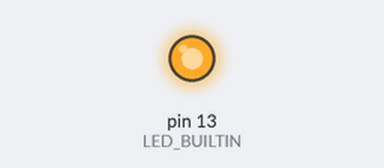
The sketch below on a simulated Arduino Uno, built with avr-gcc and run on an emulated ATmega328P. Parts: output pins drawn as LEDs (lit = HIGH).

Above: at 1.5 s.
At 42.2 s:
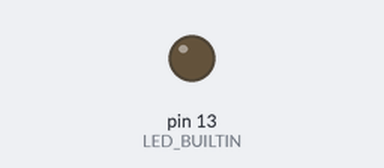
Timing chart, 0 to 43.6 s (numbered marks = the images above):
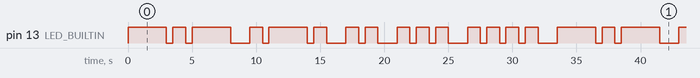

The sketch:

sketch_sep12a.ino
```cpp
void setup() {
  // put your setup code here, to run once:
  pinMode(LED_BUILTIN,OUTPUT);

}
void dot()
{
  //pinMode(LED_BUILTIN, OUTPUT);
  digitalWrite(LED_BUILTIN, HIGH);   // turns  on the LED
  delay(1000);                       // LED will glow for 1 second
  digitalWrite(LED_BUILTIN, LOW);    // turn off the LED
}
 void dash()
{
  digitalWrite(LED_BUILTIN, HIGH);   // turn the LED on
  delay(3000);                       // LED  glows for 3 seconds
  digitalWrite(LED_BUILTIN, LOW);    // turn off the LED
}
void loop()
{
/*
As per morse code convention , the space between parts of same letter is one unit while the space between
letters is three unit so the ratio is taken as 1:3.
*/
int a = 500; //time duration between dot and dashes of same letter is 0.5sec
int b = 1500;//time duration between two letters is 1.5sec
//for Letter K
dash();
delay(a);
dot();
delay(a);
dash();
delay(b);
// for letter R
dot();
delay(a);
dash();
delay(a);
dot();
delay(b);
// for letter I
dot();
delay(a);
dot();
delay(b);
// for letter S
dot();
delay(a);
dot();
delay(a);
dot();
delay(b);
// for letter H
dot();
delay(a);
dot();
delay(a);
dot();
delay(a);
dot();
delay(b);
}
```

Measured:
- by itself, pin 13 (LED_BUILTIN): moves between LOW and HIGH, repeating every 33.5 s
- by itself, everything shown: repeats every 33.5 s, in 30 steps
